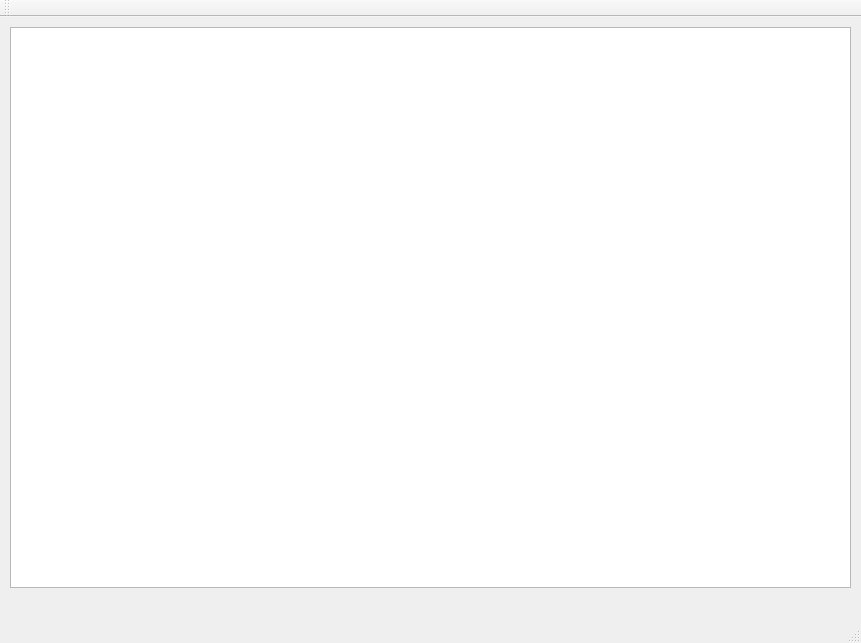
<?xml version="1.0" encoding="UTF-8"?>
<ui version="4.0">
 <class>MainWindow</class>
 <widget class="QMainWindow" name="MainWindow">
  <property name="geometry">
   <rect>
    <x>0</x>
    <y>0</y>
    <width>861</width>
    <height>643</height>
   </rect>
  </property>
  <property name="windowTitle">
   <string>MainWindow</string>
  </property>
  <widget class="QWidget" name="centralWidget">
   <widget class="QPlainTextEdit" name="cattleText">
    <property name="geometry">
     <rect>
      <x>10</x>
      <y>10</y>
      <width>841</width>
      <height>561</height>
     </rect>
    </property>
   </widget>
  </widget>
  <widget class="QMenuBar" name="menuBar">
   <property name="geometry">
    <rect>
     <x>0</x>
     <y>0</y>
     <width>861</width>
     <height>26</height>
    </rect>
   </property>
  </widget>
  <widget class="QToolBar" name="mainToolBar">
   <attribute name="toolBarArea">
    <enum>TopToolBarArea</enum>
   </attribute>
   <attribute name="toolBarBreak">
    <bool>false</bool>
   </attribute>
  </widget>
  <widget class="QStatusBar" name="statusBar"/>
 </widget>
 <layoutdefault spacing="6" margin="11"/>
 <resources/>
 <connections/>
</ui>
